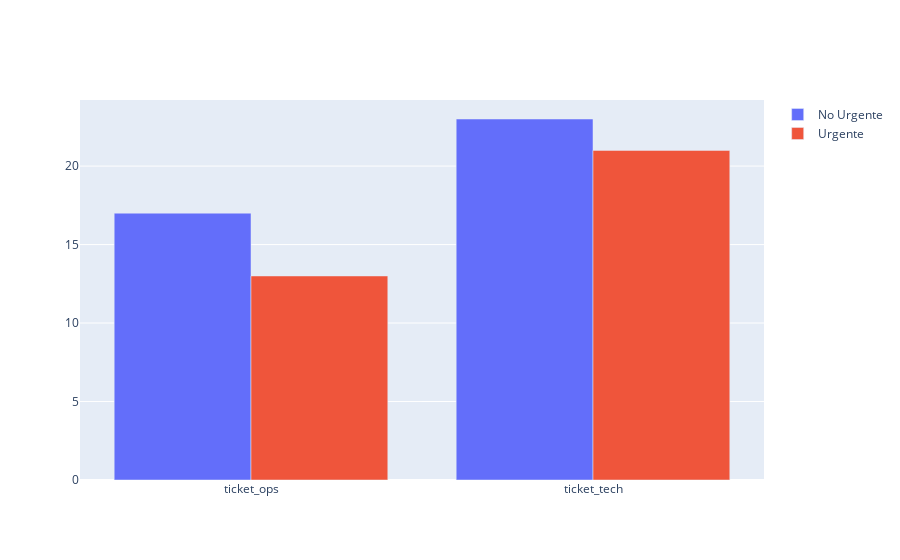

Here is the notebook cell this chart was saved with:
### Code cell
# Se muestra en un grafico de barras agrupado en grupos, la cantidad de tickets urgentes recibidos por Operaciones y Tech

fig = go.Figure(data=[
    go.Bar(name='No Urgente', x=data_clean1.columns[10:12], y=[valor_ops - valor_ops_urgente, valor_tech - valor_tech_urgente]),
    go.Bar(name='Urgente', x=data_clean1.columns[10:12], y=[valor_ops_urgente, valor_tech_urgente])
])
# Change the bar mode
fig.update_layout(barmode='group')
fig.show()

### Figure 1 — Plotly figure (JSON) as saved in the notebook; plotly's stock layout.template omitted (floating-point values rounded to 4 significant figures)
{"data": [{"name": "No Urgente", "type": "bar", "x": ["ticket_ops", "ticket_tech"], "y": [17, 23]}, {"name": "Urgente", "type": "bar", "x": ["ticket_ops", "ticket_tech"], "y": [13, 21]}], "layout": {"barmode": "group"}}
